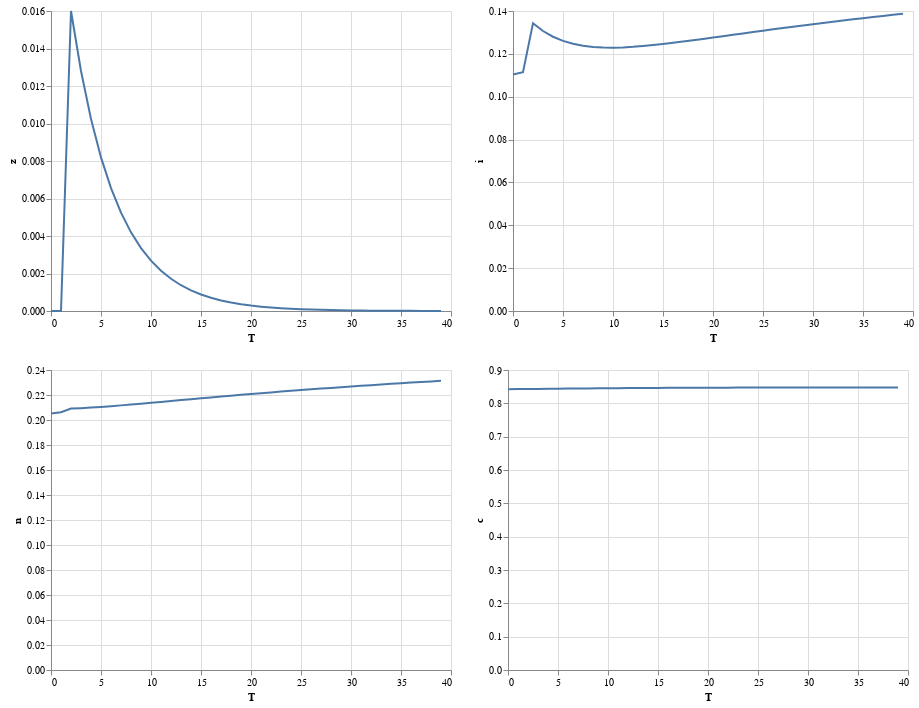

The cell this chart's notebook holds for it:
### Markdown cell above
Note that the plotting is made using the wonderful [matplotlib](http://matplotlib.org/users/pyplot_tutorial.html) library. Read the online [tutorials](http://matplotlib.org/users/beginner.html) to learn how to customize the plots to your needs (e.g., using [latex](http://matplotlib.org/users/usetex.html) in annotations). If instead you would like to produce charts in Matlab, you can easily export the impulse response functions, or any other matrix, to a `.mat` file.

### Code cell
# it is also possible (and fun) to use the graph visualization altair lib instead:
# it is not part of dolo dependencies. To install `conda install -c conda-forge altair`
import altair as alt
df = irf.drop('N').to_pandas().reset_index() # convert to flat database
base = alt.Chart(df).mark_line()
ch1 = base.encode(x='T', y='z')
ch2 = base.encode(x='T', y='i')
ch3 = base.encode(x='T', y='n')
ch4 = base.encode(x='T', y='c')
(ch1|ch2)& \
(ch3|ch4)

### Figure 1 — Vega-Lite specification as saved in the notebook (floating-point values rounded to 4 significant figures)
{"$schema": "https://vega.github.io/schema/vega-lite/v2.6.0.json", "config": {"view": {"height": 300, "width": 400}}, "datasets": {"data-75732e9ef17ffb9f4ae7edc81e4321a1": [{"T": 0, "c": 0.8423, "e_z": 0, "i": 0.1104, "k": 21.5, "n": 0.2053, "rk": 0.01462, "w": 3.11, "y": 0.9527, "z": 0}, {"T": 1, "c": 0.8427, "e_z": 0.016, "i": 0.1115, "k": 21.39, "n": 0.2062, "rk": 0.01472, "w": 3.1, "y": 0.9542, "z": 0}, {"T": 2, "c": 0.8428, "e_z": 0, "i": 0.1343, "k": 21.29, "n": 0.2091, "rk": 0.01514, "w": 3.13, "y": 0.977, "z": 0.016}, {"T": 3, "c": 0.8432, "e_z": 0, "i": 0.1307, "k": 21.21, "n": 0.2095, "rk": 0.01515, "w": 3.115, "y": 0.9738, "z": 0.0128}, {"T": 4, "c": 0.8435, "e_z": 0, "i": 0.128, "k": 21.13, "n": 0.2099, "rk": 0.01517, "w": 3.101, "y": 0.9715, "z": 0.01024}, {"T": 5, "c": 0.8439, "e_z": 0, "i": 0.126, "k": 21.05, "n": 0.2105, "rk": 0.01521, "w": 3.088, "y": 0.9699, "z": 0.008192}, {"T": 6, "c": 0.8442, "e_z": 0, "i": 0.1247, "k": 20.96, "n": 0.2111, "rk": 0.01525, "w": 3.076, "y": 0.9689, "z": 0.006554}, {"T": 7, "c": 0.8445, "e_z": 0, "i": 0.1238, "k": 20.88, "n": 0.2117, "rk": 0.0153, "w": 3.065, "y": 0.9683, "z": 0.005243}, {"T": 8, "c": 0.8448, "e_z": 0, "i": 0.1232, "k": 20.79, "n": 0.2124, "rk": 0.01536, "w": 3.054, "y": 0.968, "z": 0.004194}, {"T": 9, "c": 0.8451, "e_z": 0, "i": 0.1229, "k": 20.71, "n": 0.2131, "rk": 0.01543, "w": 3.044, "y": 0.968, "z": 0.003355}, {"T": 10, "c": 0.8453, "e_z": 0, "i": 0.1229, "k": 20.62, "n": 0.2138, "rk": 0.01549, "w": 3.035, "y": 0.9682, "z": 0.002684}, {"T": 11, "c": 0.8455, "e_z": 0, "i": 0.123, "k": 20.54, "n": 0.2145, "rk": 0.01556, "w": 3.026, "y": 0.9686, "z": 0.002147}, {"T": 12, "c": 0.8458, "e_z": 0, "i": 0.1233, "k": 20.46, "n": 0.2152, "rk": 0.01563, "w": 3.017, "y": 0.969, "z": 0.001718}, {"T": 13, "c": 0.8459, "e_z": 0, "i": 0.1236, "k": 20.38, "n": 0.2159, "rk": 0.0157, "w": 3.009, "y": 0.9696, "z": 0.001374}, {"T": 14, "c": 0.8461, "e_z": 0, "i": 0.1241, "k": 20.3, "n": 0.2166, "rk": 0.01577, "w": 3.001, "y": 0.9702, "z": 0.0011}, {"T": 15, "c": 0.8463, "e_z": 0, "i": 0.1246, "k": 20.22, "n": 0.2173, "rk": 0.01585, "w": 2.993, "y": 0.9709, "z": 0.0008796}, {"T": 16, "c": 0.8464, "e_z": 0, "i": 0.1251, "k": 20.14, "n": 0.218, "rk": 0.01592, "w": 2.985, "y": 0.9716, "z": 0.0007037}, {"T": 17, "c": 0.8466, "e_z": 0, "i": 0.1257, "k": 20.06, "n": 0.2187, "rk": 0.01599, "w": 2.978, "y": 0.9723, "z": 0.0005629}, {"T": 18, "c": 0.8467, "e_z": 0, "i": 0.1263, "k": 19.99, "n": 0.2194, "rk": 0.01606, "w": 2.971, "y": 0.973, "z": 0.0004504}, {"T": 19, "c": 0.8468, "e_z": 0, "i": 0.127, "k": 19.92, "n": 0.2201, "rk": 0.01614, "w": 2.964, "y": 0.9738, "z": 0.0003603}, {"T": 20, "c": 0.8469, "e_z": 0, "i": 0.1276, "k": 19.84, "n": 0.2208, "rk": 0.01621, "w": 2.957, "y": 0.9745, "z": 0.0002882}, {"T": 21, "c": 0.847, "e_z": 0, "i": 0.1282, "k": 19.77, "n": 0.2214, "rk": 0.01628, "w": 2.951, "y": 0.9752, "z": 0.0002306}, {"T": 22, "c": 0.8471, "e_z": 0, "i": 0.1289, "k": 19.7, "n": 0.2221, "rk": 0.01635, "w": 2.944, "y": 0.976, "z": 0.0001845}, {"T": 23, "c": 0.8471, "e_z": 0, "i": 0.1295, "k": 19.63, "n": 0.2227, "rk": 0.01641, "w": 2.938, "y": 0.9767, "z": 0.0001476}, {"T": 24, "c": 0.8472, "e_z": 0, "i": 0.1302, "k": 19.57, "n": 0.2233, "rk": 0.01648, "w": 2.932, "y": 0.9774, "z": 0.0001181}, {"T": 25, "c": 0.8472, "e_z": 0, "i": 0.1308, "k": 19.5, "n": 0.2239, "rk": 0.01655, "w": 2.926, "y": 0.978, "z": 9.445e-05}, {"T": 26, "c": 0.8473, "e_z": 0, "i": 0.1314, "k": 19.44, "n": 0.2245, "rk": 0.01662, "w": 2.92, "y": 0.9787, "z": 7.556e-05}, {"T": 27, "c": 0.8473, "e_z": 0, "i": 0.1321, "k": 19.38, "n": 0.2251, "rk": 0.01668, "w": 2.915, "y": 0.9794, "z": 6.045e-05}, {"T": 28, "c": 0.8473, "e_z": 0, "i": 0.1327, "k": 19.31, "n": 0.2257, "rk": 0.01674, "w": 2.909, "y": 0.98, "z": 4.836e-05}, {"T": 29, "c": 0.8473, "e_z": 0, "i": 0.1333, "k": 19.25, "n": 0.2263, "rk": 0.01681, "w": 2.904, "y": 0.9806, "z": 3.869e-05}, {"T": 30, "c": 0.8473, "e_z": 0, "i": 0.1339, "k": 19.19, "n": 0.2268, "rk": 0.01687, "w": 2.898, "y": 0.9812, "z": 3.095e-05}, {"T": 31, "c": 0.8473, "e_z": 0, "i": 0.1344, "k": 19.14, "n": 0.2274, "rk": 0.01693, "w": 2.893, "y": 0.9818, "z": 2.476e-05}, {"T": 32, "c": 0.8473, "e_z": 0, "i": 0.135, "k": 19.08, "n": 0.2279, "rk": 0.01699, "w": 2.888, "y": 0.9823, "z": 1.981e-05}, {"T": 33, "c": 0.8473, "e_z": 0, "i": 0.1356, "k": 19.02, "n": 0.2284, "rk": 0.01705, "w": 2.883, "y": 0.9829, "z": 1.585e-05}, {"T": 34, "c": 0.8473, "e_z": 0, "i": 0.1361, "k": 18.97, "n": 0.2289, "rk": 0.01711, "w": 2.878, "y": 0.9834, "z": 1.268e-05}, {"T": 35, "c": 0.8473, "e_z": 0, "i": 0.1367, "k": 18.91, "n": 0.2294, "rk": 0.01717, "w": 2.874, "y": 0.984, "z": 1.014e-05}, {"T": 36, "c": 0.8473, "e_z": 0, "i": 0.1372, "k": 18.86, "n": 0.2299, "rk": 0.01722, "w": 2.869, "y": 0.9845, "z": 8.113e-06}, {"T": 37, "c": 0.8472, "e_z": 0, "i": 0.1377, "k": 18.81, "n": 0.2304, "rk": 0.01728, "w": 2.864, "y": 0.9849, "z": 6.49e-06}, {"T": 38, "c": 0.8472, "e_z": 0, "i": 0.1382, "k": 18.76, "n": 0.2309, "rk": 0.01733, "w": 2.86, "y": 0.9854, "z": 5.192e-06}, {"T": 39, "c": 0.8472, "e_z": 0, "i": 0.1387, "k": 18.71, "n": 0.2313, "rk": 0.01739, "w": 2.855, "y": 0.9859, "z": 4.154e-06}]}, "vconcat": [{"hconcat": [{"data": {"name": "data-75732e9ef17ffb9f4ae7edc81e4321a1"}, "encoding": {"x": {"field": "T", "type": "quantitative"}, "y": {"field": "z", "type": "quantitative"}}, "mark": "line"}, {"data": {"name": "data-75732e9ef17ffb9f4ae7edc81e4321a1"}, "encoding": {"x": {"field": "T", "type": "quantitative"}, "y": {"field": "i", "type": "quantitative"}}, "mark": "line"}]}, {"hconcat": [{"data": {"name": "data-75732e9ef17ffb9f4ae7edc81e4321a1"}, "encoding": {"x": {"field": "T", "type": "quantitative"}, "y": {"field": "n", "type": "quantitative"}}, "mark": "line"}, {"data": {"name": "data-75732e9ef17ffb9f4ae7edc81e4321a1"}, "encoding": {"x": {"field": "T", "type": "quantitative"}, "y": {"field": "c", "type": "quantitative"}}, "mark": "line"}]}]}
